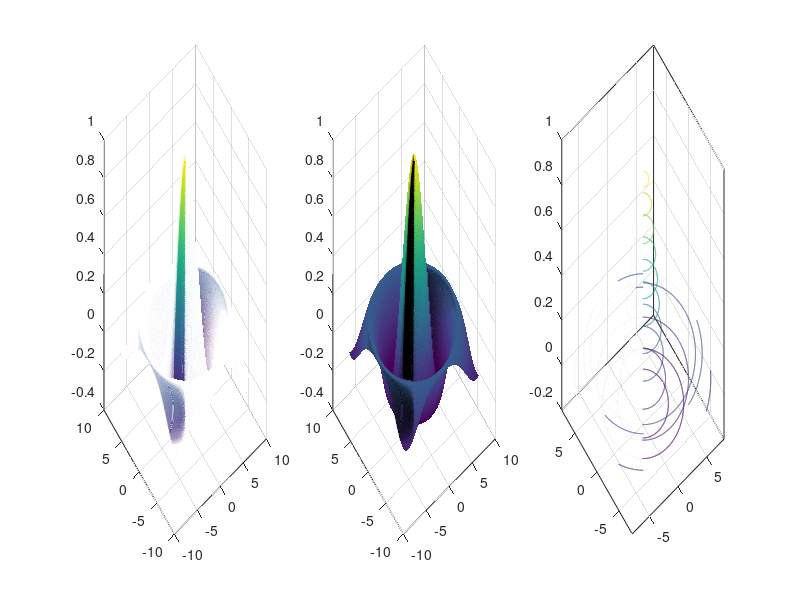

MATLAB code to generate this figure:
[X,Y]=meshgrid(-8:0.01:8,-8:0.01:8);
Z=sin(sqrt(X.^2+Y.^2))./sqrt(X.^2+Y.^2);
f1 = figure;
set(f1,'position',[0 0 1000 300]);
subplot(131);
mesh(X,Y,Z);
subplot(132);
surf(X,Y,Z);
subplot(133);
contour3(X,Y,Z)